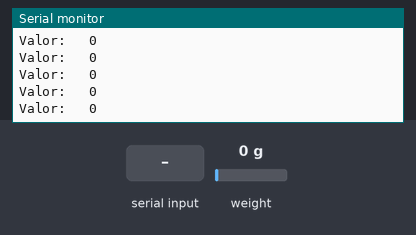
The sketch below on a simulated Arduino Uno, built with avr-gcc and run on an emulated ATmega328P. Parts: the last lines printed to the serial monitor. Inputs (shaded band) come from the test bench; at power-on: weight on the scale 0 g.

Above: at 1.4 s.
1.5 s: "R" received over Serial
At 1.6 s:
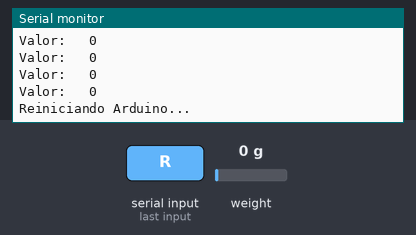
3.0 s: weight on the scale set to 100 g
At 3.0 s:
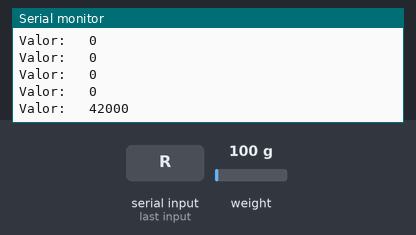
4.5 s: "R" received over Serial
At 4.8 s:
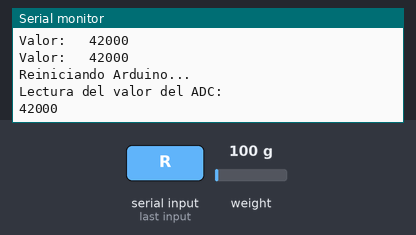
7.5 s: weight on the scale set to 1250 g
At 7.6 s:
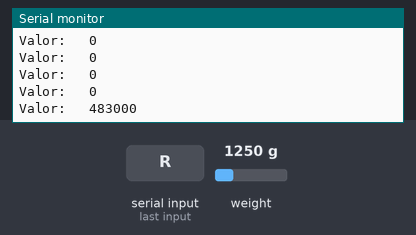
Timing chart, 0 to 10.0 s (numbered marks = the images above; inputs shaded):
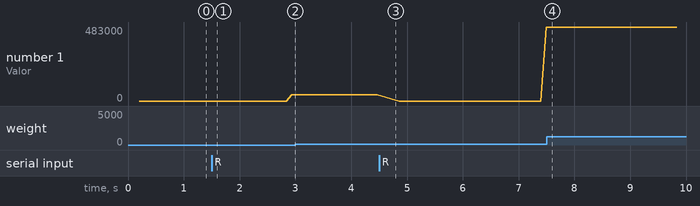

Measured:
- after the input at 1.5 s, the serial monitor: prints a new line at once (image 1)
- after the input at 4.5 s, the serial monitor: prints a new line after 0.26 s (image 3)
- plotted number 1: 0 → 42000 after the input at 1.5 s, 42000 → 483000 after the input at 4.5 s

The sketch:

temp_sketch.ino
```cpp
        #include "HX711.h"
        #define DT 2
        #define SCK 3
        HX711 balanza;
        void setup() {
            Serial.begin(9600);
            balanza.begin(DT, SCK);
            Serial.println("Lectura del valor del ADC:");
            Serial.println(balanza.read());
            balanza.set_scale();
            balanza.tare(1);
        }
        void loop() {
            if (Serial.available()) {
            char command = Serial.read();
            if (command == 'R') { // Comando de reinicio
                Serial.println("Reiniciando Arduino...");
                delay(100); // Breve pausa antes de reiniciar
                asm volatile("jmp 0"); // Reinicio por software
            }
            }
            Serial.print("Valor: 	");
            Serial.println(balanza.get_value(), 0);
            delay(1);
        }
        
```
